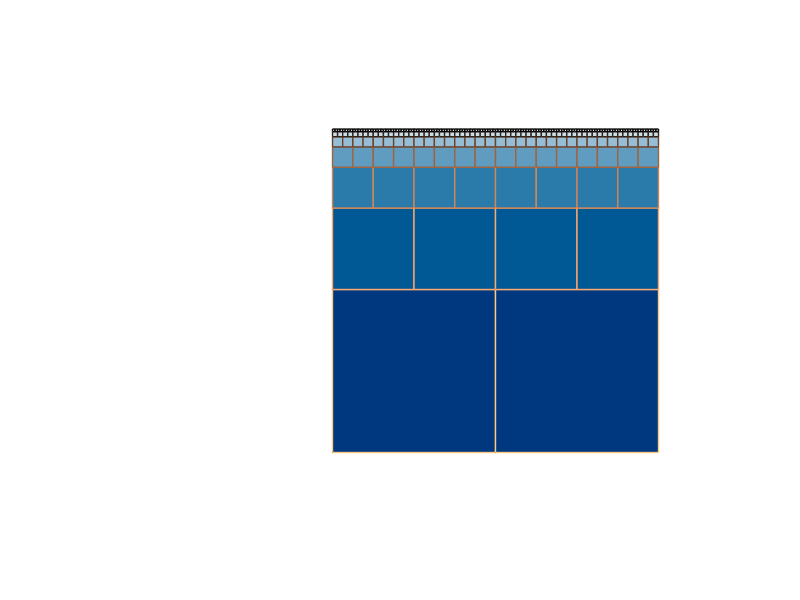

The MATLAB source for this figure:
function recursion10
%Recursion of simple square
global COLORMAP
n=7; %level of recursion
COLORMAP=copper(n);
rect(0,0,1,1,n);
rect(1,0,1,1,n);
axis([-1.5 1.5 -1 2]);
axis equal off
end

function rect(x,y,wide,high,n)
global COLORMAP
if n>0
    xx=[x-wide/2 x+wide/2 x+wide/2  x-wide/2];
    yy=[y-high/2 y-high/2 y+high/2  y+high/2];
    patch(xx,yy,'k',...
        'facecolor',1-COLORMAP(n,:),...
        'edgecolor',COLORMAP(n,:),'linewidth',1);
    rect(x-wide/4,y-high/4+high,wide/2,high/2,n-1);
    rect(x+wide/4,y-high/4+high,wide/2,high/2,n-1);
end
end
